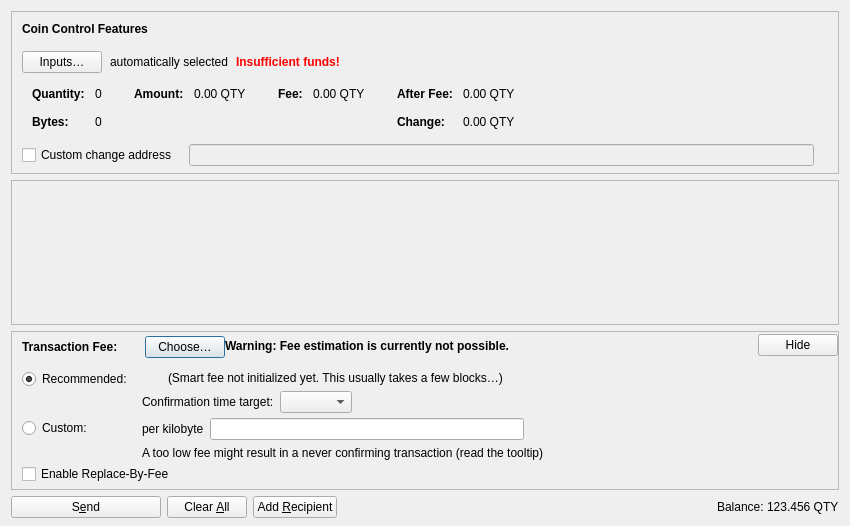
<?xml version="1.0" encoding="UTF-8"?>
<ui version="4.0">
 <class>SendCoinsDialog</class>
 <widget class="QDialog" name="SendCoinsDialog">
  <property name="geometry">
   <rect>
    <x>0</x>
    <y>0</y>
    <width>850</width>
    <height>526</height>
   </rect>
  </property>
  <property name="windowTitle">
   <string>Send Coins</string>
  </property>
  <layout class="QVBoxLayout" name="verticalLayout" stretch="0,1,0,0">
   <property name="bottomMargin">
    <number>8</number>
   </property>
   <item>
    <widget class="QFrame" name="frameCoinControl">
     <property name="sizePolicy">
      <sizepolicy hsizetype="Expanding" vsizetype="Expanding">
       <horstretch>0</horstretch>
       <verstretch>0</verstretch>
      </sizepolicy>
     </property>
     <property name="maximumSize">
      <size>
       <width>16777215</width>
       <height>16777215</height>
      </size>
     </property>
     <property name="frameShape">
      <enum>QFrame::StyledPanel</enum>
     </property>
     <property name="frameShadow">
      <enum>QFrame::Sunken</enum>
     </property>
     <layout class="QVBoxLayout" name="verticalLayoutCoinControl2">
      <property name="spacing">
       <number>0</number>
      </property>
      <property name="leftMargin">
       <number>0</number>
      </property>
      <property name="topMargin">
       <number>0</number>
      </property>
      <property name="rightMargin">
       <number>0</number>
      </property>
      <property name="bottomMargin">
       <number>6</number>
      </property>
      <item>
       <layout class="QVBoxLayout" name="verticalLayoutCoinControl" stretch="0,0,0,0,1">
        <property name="spacing">
         <number>0</number>
        </property>
        <property name="leftMargin">
         <number>10</number>
        </property>
        <property name="topMargin">
         <number>10</number>
        </property>
        <item>
         <layout class="QHBoxLayout" name="horizontalLayoutCoinControl1">
          <property name="bottomMargin">
           <number>15</number>
          </property>
          <item>
           <widget class="QLabel" name="labelCoinControlFeatures">
            <property name="sizePolicy">
             <sizepolicy hsizetype="Preferred" vsizetype="Maximum">
              <horstretch>0</horstretch>
              <verstretch>0</verstretch>
             </sizepolicy>
            </property>
            <property name="font">
             <font>
              <weight>75</weight>
              <bold>true</bold>
             </font>
            </property>
            <property name="styleSheet">
             <string notr="true">font-weight:bold;</string>
            </property>
            <property name="text">
             <string>Coin Control Features</string>
            </property>
           </widget>
          </item>
         </layout>
        </item>
        <item>
         <layout class="QHBoxLayout" name="horizontalLayoutCoinControl2" stretch="0,0,0,0">
          <property name="spacing">
           <number>8</number>
          </property>
          <property name="bottomMargin">
           <number>10</number>
          </property>
          <item>
           <widget class="QPushButton" name="pushButtonCoinControl">
            <property name="styleSheet">
             <string notr="true"/>
            </property>
            <property name="text">
             <string>Inputs…</string>
            </property>
            <property name="autoDefault">
             <bool>false</bool>
            </property>
           </widget>
          </item>
          <item>
           <widget class="QLabel" name="labelCoinControlAutomaticallySelected">
            <property name="text">
             <string>automatically selected</string>
            </property>
            <property name="margin">
             <number>5</number>
            </property>
           </widget>
          </item>
          <item>
           <widget class="QLabel" name="labelCoinControlInsuffFunds">
            <property name="font">
             <font>
              <weight>75</weight>
              <bold>true</bold>
             </font>
            </property>
            <property name="styleSheet">
             <string notr="true">color:red;font-weight:bold;</string>
            </property>
            <property name="text">
             <string>Insufficient funds!</string>
            </property>
            <property name="margin">
             <number>5</number>
            </property>
           </widget>
          </item>
          <item>
           <spacer name="horizontalSpacerCoinControl">
            <property name="orientation">
             <enum>Qt::Horizontal</enum>
            </property>
            <property name="sizeHint" stdset="0">
             <size>
              <width>40</width>
              <height>1</height>
             </size>
            </property>
           </spacer>
          </item>
         </layout>
        </item>
        <item>
         <widget class="QWidget" name="widgetCoinControl" native="true">
          <property name="sizePolicy">
           <sizepolicy hsizetype="Preferred" vsizetype="Preferred">
            <horstretch>0</horstretch>
            <verstretch>0</verstretch>
           </sizepolicy>
          </property>
          <property name="minimumSize">
           <size>
            <width>0</width>
            <height>0</height>
           </size>
          </property>
          <property name="styleSheet">
           <string notr="true"/>
          </property>
          <layout class="QHBoxLayout" name="horizontalLayoutCoinControl5">
           <property name="leftMargin">
            <number>0</number>
           </property>
           <property name="topMargin">
            <number>0</number>
           </property>
           <property name="rightMargin">
            <number>0</number>
           </property>
           <property name="bottomMargin">
            <number>0</number>
           </property>
           <item>
            <layout class="QHBoxLayout" name="horizontalLayoutCoinControl3" stretch="0,0,0,1">
             <property name="spacing">
              <number>20</number>
             </property>
             <property name="topMargin">
              <number>0</number>
             </property>
             <property name="bottomMargin">
              <number>10</number>
             </property>
             <item>
              <layout class="QFormLayout" name="formLayoutCoinControl1">
               <property name="labelAlignment">
                <set>Qt::AlignLeft|Qt::AlignVCenter</set>
               </property>
               <property name="horizontalSpacing">
                <number>10</number>
               </property>
               <property name="verticalSpacing">
                <number>14</number>
               </property>
               <property name="leftMargin">
                <number>10</number>
               </property>
               <property name="topMargin">
                <number>4</number>
               </property>
               <property name="rightMargin">
                <number>6</number>
               </property>
               <item row="0" column="0">
                <widget class="QLabel" name="labelCoinControlQuantityText">
                 <property name="font">
                  <font>
                   <weight>75</weight>
                   <bold>true</bold>
                  </font>
                 </property>
                 <property name="text">
                  <string>Quantity:</string>
                 </property>
                 <property name="margin">
                  <number>0</number>
                 </property>
                </widget>
               </item>
               <item row="0" column="1">
                <widget class="QLabel" name="labelCoinControlQuantity">
                 <property name="cursor">
                  <cursorShape>IBeamCursor</cursorShape>
                 </property>
                 <property name="contextMenuPolicy">
                  <enum>Qt::ActionsContextMenu</enum>
                 </property>
                 <property name="text">
                  <string notr="true">0</string>
                 </property>
                 <property name="margin">
                  <number>0</number>
                 </property>
                 <property name="textInteractionFlags">
                  <set>Qt::LinksAccessibleByMouse|Qt::TextSelectableByKeyboard|Qt::TextSelectableByMouse</set>
                 </property>
                </widget>
               </item>
               <item row="1" column="0">
                <widget class="QLabel" name="labelCoinControlBytesText">
                 <property name="font">
                  <font>
                   <weight>75</weight>
                   <bold>true</bold>
                  </font>
                 </property>
                 <property name="text">
                  <string>Bytes:</string>
                 </property>
                </widget>
               </item>
               <item row="1" column="1">
                <widget class="QLabel" name="labelCoinControlBytes">
                 <property name="cursor">
                  <cursorShape>IBeamCursor</cursorShape>
                 </property>
                 <property name="contextMenuPolicy">
                  <enum>Qt::ActionsContextMenu</enum>
                 </property>
                 <property name="text">
                  <string notr="true">0</string>
                 </property>
                 <property name="textInteractionFlags">
                  <set>Qt::LinksAccessibleByMouse|Qt::TextSelectableByKeyboard|Qt::TextSelectableByMouse</set>
                 </property>
                </widget>
               </item>
              </layout>
             </item>
             <item>
              <layout class="QFormLayout" name="formLayoutCoinControl2">
               <property name="horizontalSpacing">
                <number>10</number>
               </property>
               <property name="verticalSpacing">
                <number>14</number>
               </property>
               <property name="leftMargin">
                <number>6</number>
               </property>
               <property name="topMargin">
                <number>4</number>
               </property>
               <property name="rightMargin">
                <number>6</number>
               </property>
               <item row="0" column="0">
                <widget class="QLabel" name="labelCoinControlAmountText">
                 <property name="font">
                  <font>
                   <weight>75</weight>
                   <bold>true</bold>
                  </font>
                 </property>
                 <property name="text">
                  <string>Amount:</string>
                 </property>
                 <property name="margin">
                  <number>0</number>
                 </property>
                </widget>
               </item>
               <item row="0" column="1">
                <widget class="QLabel" name="labelCoinControlAmount">
                 <property name="cursor">
                  <cursorShape>IBeamCursor</cursorShape>
                 </property>
                 <property name="contextMenuPolicy">
                  <enum>Qt::ActionsContextMenu</enum>
                 </property>
                 <property name="text">
                  <string notr="true">0.00 QTY</string>
                 </property>
                 <property name="textInteractionFlags">
                  <set>Qt::LinksAccessibleByMouse|Qt::TextSelectableByKeyboard|Qt::TextSelectableByMouse</set>
                 </property>
                </widget>
               </item>
              </layout>
             </item>
             <item>
              <layout class="QFormLayout" name="formLayoutCoinControl3">
               <property name="horizontalSpacing">
                <number>10</number>
               </property>
               <property name="verticalSpacing">
                <number>14</number>
               </property>
               <property name="leftMargin">
                <number>6</number>
               </property>
               <property name="topMargin">
                <number>4</number>
               </property>
               <property name="rightMargin">
                <number>6</number>
               </property>
               <item row="0" column="0">
                <widget class="QLabel" name="labelCoinControlFeeText">
                 <property name="font">
                  <font>
                   <weight>75</weight>
                   <bold>true</bold>
                  </font>
                 </property>
                 <property name="text">
                  <string>Fee:</string>
                 </property>
                 <property name="margin">
                  <number>0</number>
                 </property>
                </widget>
               </item>
               <item row="0" column="1">
                <widget class="QLabel" name="labelCoinControlFee">
                 <property name="cursor">
                  <cursorShape>IBeamCursor</cursorShape>
                 </property>
                 <property name="contextMenuPolicy">
                  <enum>Qt::ActionsContextMenu</enum>
                 </property>
                 <property name="text">
                  <string notr="true">0.00 QTY</string>
                 </property>
                 <property name="textInteractionFlags">
                  <set>Qt::LinksAccessibleByMouse|Qt::TextSelectableByKeyboard|Qt::TextSelectableByMouse</set>
                 </property>
                </widget>
               </item>
              </layout>
             </item>
             <item>
              <layout class="QFormLayout" name="formLayoutCoinControl4">
               <property name="labelAlignment">
                <set>Qt::AlignLeft|Qt::AlignVCenter</set>
               </property>
               <property name="horizontalSpacing">
                <number>10</number>
               </property>
               <property name="verticalSpacing">
                <number>14</number>
               </property>
               <property name="leftMargin">
                <number>6</number>
               </property>
               <property name="topMargin">
                <number>4</number>
               </property>
               <property name="rightMargin">
                <number>6</number>
               </property>
               <item row="0" column="0">
                <widget class="QLabel" name="labelCoinControlAfterFeeText">
                 <property name="font">
                  <font>
                   <weight>75</weight>
                   <bold>true</bold>
                  </font>
                 </property>
                 <property name="text">
                  <string>After Fee:</string>
                 </property>
                 <property name="margin">
                  <number>0</number>
                 </property>
                </widget>
               </item>
               <item row="0" column="1">
                <widget class="QLabel" name="labelCoinControlAfterFee">
                 <property name="cursor">
                  <cursorShape>IBeamCursor</cursorShape>
                 </property>
                 <property name="contextMenuPolicy">
                  <enum>Qt::ActionsContextMenu</enum>
                 </property>
                 <property name="text">
                  <string notr="true">0.00 QTY</string>
                 </property>
                 <property name="textInteractionFlags">
                  <set>Qt::LinksAccessibleByMouse|Qt::TextSelectableByKeyboard|Qt::TextSelectableByMouse</set>
                 </property>
                </widget>
               </item>
               <item row="1" column="0">
                <widget class="QLabel" name="labelCoinControlChangeText">
                 <property name="font">
                  <font>
                   <weight>75</weight>
                   <bold>true</bold>
                  </font>
                 </property>
                 <property name="text">
                  <string>Change:</string>
                 </property>
                </widget>
               </item>
               <item row="1" column="1">
                <widget class="QLabel" name="labelCoinControlChange">
                 <property name="cursor">
                  <cursorShape>IBeamCursor</cursorShape>
                 </property>
                 <property name="contextMenuPolicy">
                  <enum>Qt::ActionsContextMenu</enum>
                 </property>
                 <property name="text">
                  <string notr="true">0.00 QTY</string>
                 </property>
                 <property name="textInteractionFlags">
                  <set>Qt::LinksAccessibleByMouse|Qt::TextSelectableByKeyboard|Qt::TextSelectableByMouse</set>
                 </property>
                </widget>
               </item>
              </layout>
             </item>
            </layout>
           </item>
          </layout>
         </widget>
        </item>
        <item>
         <layout class="QHBoxLayout" name="horizontalLayoutCoinControl4" stretch="0,0,0">
          <property name="spacing">
           <number>12</number>
          </property>
          <property name="sizeConstraint">
           <enum>QLayout::SetDefaultConstraint</enum>
          </property>
          <property name="topMargin">
           <number>5</number>
          </property>
          <property name="rightMargin">
           <number>5</number>
          </property>
          <item>
           <widget class="QCheckBox" name="checkBoxCoinControlChange">
            <property name="toolTip">
             <string>If this is activated, but the change address is empty or invalid, change will be sent to a newly generated address.</string>
            </property>
            <property name="text">
             <string>Custom change address</string>
            </property>
           </widget>
          </item>
          <item>
           <widget class="QValidatedLineEdit" name="lineEditCoinControlChange">
            <property name="enabled">
             <bool>false</bool>
            </property>
            <property name="sizePolicy">
             <sizepolicy hsizetype="Expanding" vsizetype="Fixed">
              <horstretch>0</horstretch>
              <verstretch>0</verstretch>
             </sizepolicy>
            </property>
           </widget>
          </item>
          <item>
           <widget class="QLabel" name="labelCoinControlChangeLabel">
            <property name="sizePolicy">
             <sizepolicy hsizetype="Preferred" vsizetype="Expanding">
              <horstretch>0</horstretch>
              <verstretch>0</verstretch>
             </sizepolicy>
            </property>
            <property name="minimumSize">
             <size>
              <width>0</width>
              <height>0</height>
             </size>
            </property>
            <property name="text">
             <string/>
            </property>
            <property name="margin">
             <number>3</number>
            </property>
           </widget>
          </item>
         </layout>
        </item>
        <item>
         <spacer name="verticalSpacerCoinControl">
          <property name="orientation">
           <enum>Qt::Vertical</enum>
          </property>
          <property name="sizeHint" stdset="0">
           <size>
            <width>800</width>
            <height>1</height>
           </size>
          </property>
         </spacer>
        </item>
       </layout>
      </item>
     </layout>
    </widget>
   </item>
   <item>
    <widget class="QScrollArea" name="scrollArea">
     <property name="widgetResizable">
      <bool>true</bool>
     </property>
     <widget class="QWidget" name="scrollAreaWidgetContents">
      <property name="geometry">
       <rect>
        <x>0</x>
        <y>0</y>
        <width>830</width>
        <height>104</height>
       </rect>
      </property>
      <layout class="QVBoxLayout" name="verticalLayout_2" stretch="0,1">
       <property name="leftMargin">
        <number>0</number>
       </property>
       <property name="topMargin">
        <number>0</number>
       </property>
       <property name="rightMargin">
        <number>0</number>
       </property>
       <property name="bottomMargin">
        <number>0</number>
       </property>
       <item>
        <layout class="QVBoxLayout" name="entries">
         <property name="spacing">
          <number>6</number>
         </property>
        </layout>
       </item>
       <item>
        <spacer name="verticalSpacer">
         <property name="orientation">
          <enum>Qt::Vertical</enum>
         </property>
         <property name="sizeHint" stdset="0">
          <size>
           <width>20</width>
           <height>40</height>
          </size>
         </property>
        </spacer>
       </item>
      </layout>
     </widget>
    </widget>
   </item>
   <item>
    <widget class="QFrame" name="frameFee">
     <property name="sizePolicy">
      <sizepolicy hsizetype="Expanding" vsizetype="Expanding">
       <horstretch>0</horstretch>
       <verstretch>0</verstretch>
      </sizepolicy>
     </property>
     <property name="maximumSize">
      <size>
       <width>16777215</width>
       <height>16777215</height>
      </size>
     </property>
     <property name="frameShape">
      <enum>QFrame::StyledPanel</enum>
     </property>
     <property name="frameShadow">
      <enum>QFrame::Sunken</enum>
     </property>
     <layout class="QVBoxLayout" name="verticalLayoutFee1">
      <property name="spacing">
       <number>0</number>
      </property>
      <property name="leftMargin">
       <number>0</number>
      </property>
      <property name="topMargin">
       <number>0</number>
      </property>
      <property name="rightMargin">
       <number>0</number>
      </property>
      <property name="bottomMargin">
       <number>0</number>
      </property>
      <item>
       <layout class="QVBoxLayout" name="verticalLayoutFee2" stretch="0,0,0">
        <property name="spacing">
         <number>0</number>
        </property>
        <property name="leftMargin">
         <number>10</number>
        </property>
        <property name="topMargin">
         <number>0</number>
        </property>
        <item>
         <layout class="QHBoxLayout" name="horizontalLayoutFee1">
          <property name="bottomMargin">
           <number>0</number>
          </property>
          <item>
           <layout class="QVBoxLayout" name="verticalLayoutFee7">
            <property name="spacing">
             <number>0</number>
            </property>
            <item>
             <spacer name="verticalSpacerSmartFee">
              <property name="orientation">
               <enum>Qt::Vertical</enum>
              </property>
              <property name="sizeType">
               <enum>QSizePolicy::Fixed</enum>
              </property>
              <property name="sizeHint" stdset="0">
               <size>
                <width>1</width>
                <height>4</height>
               </size>
              </property>
             </spacer>
            </item>
            <item>
             <layout class="QHBoxLayout" name="horizontalLayoutSmartFee">
              <property name="spacing">
               <number>10</number>
              </property>
              <item>
               <widget class="QLabel" name="labelFeeHeadline">
                <property name="sizePolicy">
                 <sizepolicy hsizetype="Preferred" vsizetype="Maximum">
                  <horstretch>0</horstretch>
                  <verstretch>0</verstretch>
                 </sizepolicy>
                </property>
                <property name="font">
                 <font>
                  <weight>75</weight>
                  <bold>true</bold>
                 </font>
                </property>
                <property name="styleSheet">
                 <string notr="true">font-weight:bold;</string>
                </property>
                <property name="text">
                 <string>Transaction Fee:</string>
                </property>
               </widget>
              </item>
              <item>
               <widget class="QLabel" name="labelFeeMinimized">
                <property name="text">
                 <string/>
                </property>
               </widget>
              </item>
              <item>
               <widget class="QPushButton" name="buttonChooseFee">
                <property name="text">
                 <string>Choose…</string>
                </property>
               </widget>
              </item>
             </layout>
            </item>
            <item>
             <spacer name="verticalSpacer_5">
              <property name="orientation">
               <enum>Qt::Vertical</enum>
              </property>
              <property name="sizeHint" stdset="0">
               <size>
                <width>1</width>
                <height>1</height>
               </size>
              </property>
             </spacer>
            </item>
           </layout>
          </item>
          <item>
           <widget class="QLabel" name="fallbackFeeWarningLabel">
            <property name="toolTip">
             <string>Using the fallbackfee can result in sending a transaction that will take several hours or days (or never) to confirm. Consider choosing your fee manually or wait until you have validated the complete chain.</string>
            </property>
            <property name="font">
            <font>
                <weight>75</weight>
                <bold>true</bold>
            </font>
            </property>
            <property name="text">
             <string>Warning: Fee estimation is currently not possible.</string>
            </property>
            <property name="wordWrap">
             <bool>false</bool>
            </property>
           </widget>
          </item>
          <item>
           <spacer name="horizontalSpacer_4">
            <property name="orientation">
             <enum>Qt::Horizontal</enum>
            </property>
            <property name="sizeType">
             <enum>QSizePolicy::MinimumExpanding</enum>
            </property>
            <property name="sizeHint" stdset="0">
             <size>
              <width>40</width>
              <height>20</height>
             </size>
            </property>
           </spacer>
          </item>
          <item>
           <widget class="QPushButton" name="buttonMinimizeFee">
            <property name="toolTip">
             <string>Hide transaction fee settings</string>
            </property>
            <property name="text">
             <string>Hide</string>
            </property>
           </widget>
          </item>
         </layout>
        </item>
        <item>
         <widget class="QFrame" name="frameFeeSelection">
          <layout class="QVBoxLayout" name="verticalLayoutFee12">
           <property name="spacing">
            <number>0</number>
           </property>
           <property name="leftMargin">
            <number>0</number>
           </property>
           <property name="topMargin">
            <number>0</number>
           </property>
           <property name="rightMargin">
            <number>0</number>
           </property>
           <property name="bottomMargin">
            <number>0</number>
           </property>
           <item>
            <layout class="QGridLayout" name="gridLayoutFee">
             <property name="topMargin">
              <number>10</number>
             </property>
             <property name="bottomMargin">
              <number>4</number>
             </property>
             <property name="horizontalSpacing">
              <number>10</number>
             </property>
             <property name="verticalSpacing">
              <number>4</number>
             </property>
             <item row="1" column="1">
              <layout class="QVBoxLayout" name="verticalLayoutFee8">
               <property name="spacing">
                <number>6</number>
               </property>
               <item>
                <layout class="QHBoxLayout" name="horizontalLayoutFee13">
                 <item>
                  <widget class="QLabel" name="labelCustomPerKilobyte">
                   <property name="toolTip">
                    <string>Specify a custom fee per kB (1,000 bytes) of the transaction's virtual size.

Note:  Since the fee is calculated on a per-byte basis, a fee rate of "100 satoshis per kvB" for a transaction size of 500 virtual bytes (half of 1 kvB) would ultimately yield a fee of only 50 satoshis.</string>
                   </property>
                   <property name="text">
                    <string>per kilobyte</string>
                   </property>
                  </widget>
                 </item>
                 <item>
                  <widget class="QTYAmountField" name="customFee"/>
                 </item>
                 <item>
                  <spacer name="horizontalSpacer_6">
                   <property name="orientation">
                    <enum>Qt::Horizontal</enum>
                   </property>
                   <property name="sizeHint" stdset="0">
                    <size>
                     <width>1</width>
                     <height>1</height>
                    </size>
                   </property>
                  </spacer>
                 </item>
                </layout>
               </item>
               <item>
                <layout class="QHBoxLayout" name="horizontalLayoutFee8">
                 <item>
                  <widget class="QLabel" name="labelCustomFeeWarning">
                   <property name="enabled">
                    <bool>true</bool>
                   </property>
                   <property name="toolTip">
                    <string>When there is less transaction volume than space in the blocks, miners as well as relaying nodes may enforce a minimum fee. Paying only this minimum fee is just fine, but be aware that this can result in a never confirming transaction once there is more demand for qty transactions than the network can process.</string>
                   </property>
                   <property name="text">
                    <string>A too low fee might result in a never confirming transaction (read the tooltip)</string>
                   </property>
                  </widget>
                 </item>
                 <item>
                  <spacer name="horizontalSpacer_2">
                   <property name="orientation">
                    <enum>Qt::Horizontal</enum>
                   </property>
                   <property name="sizeHint" stdset="0">
                    <size>
                     <width>1</width>
                     <height>1</height>
                    </size>
                   </property>
                  </spacer>
                 </item>
                </layout>
               </item>
              </layout>
             </item>
             <item row="0" column="0">
              <layout class="QVBoxLayout" name="verticalLayoutFee4" stretch="0,1">
               <item>
                <widget class="QRadioButton" name="radioSmartFee">
                 <property name="text">
                  <string>Recommended:</string>
                 </property>
                 <property name="checked">
                  <bool>true</bool>
                 </property>
                 <attribute name="buttonGroup">
                  <string notr="true">groupFee</string>
                 </attribute>
                </widget>
               </item>
               <item>
                <spacer name="verticalSpacer_2">
                 <property name="orientation">
                  <enum>Qt::Vertical</enum>
                 </property>
                 <property name="sizeHint" stdset="0">
                  <size>
                   <width>1</width>
                   <height>1</height>
                  </size>
                 </property>
                </spacer>
               </item>
              </layout>
             </item>
             <item row="1" column="0">
              <layout class="QVBoxLayout" name="verticalLayoutFee9" stretch="0,1">
               <item>
                <widget class="QRadioButton" name="radioCustomFee">
                 <property name="text">
                  <string>Custom:</string>
                 </property>
                 <attribute name="buttonGroup">
                  <string notr="true">groupFee</string>
                 </attribute>
                </widget>
               </item>
               <item>
                <spacer name="verticalSpacer_6">
                 <property name="orientation">
                  <enum>Qt::Vertical</enum>
                 </property>
                 <property name="sizeHint" stdset="0">
                  <size>
                   <width>1</width>
                   <height>1</height>
                  </size>
                 </property>
                </spacer>
               </item>
              </layout>
             </item>
             <item row="0" column="1">
              <layout class="QVBoxLayout" name="verticalLayoutFee3" stretch="0,0,1">
               <property name="spacing">
                <number>6</number>
               </property>
               <property name="topMargin">
                <number>2</number>
               </property>
               <item>
                <layout class="QHBoxLayout" name="horizontalLayoutFee12">
                 <item>
                  <widget class="QLabel" name="labelSmartFee">
                   <property name="text">
                    <string/>
                   </property>
                  </widget>
                 </item>
                 <item>
                  <widget class="QLabel" name="labelFeeEstimation">
                   <property name="text">
                    <string/>
                   </property>
                  </widget>
                 </item>
                 <item>
                  <widget class="QLabel" name="labelSmartFee2">
                   <property name="text">
                    <string>(Smart fee not initialized yet. This usually takes a few blocks…)</string>
                   </property>
                  </widget>
                 </item>
                 <item>
                  <spacer name="horizontalSpacer_5">
                   <property name="orientation">
                    <enum>Qt::Horizontal</enum>
                   </property>
                   <property name="sizeHint" stdset="0">
                    <size>
                     <width>1</width>
                     <height>1</height>
                    </size>
                   </property>
                  </spacer>
                 </item>
                </layout>
               </item>
               <item>
                <layout class="QHBoxLayout" name="horizontalLayoutFee9">
                 <item>
                  <layout class="QVBoxLayout" name="verticalLayoutFee6">
                   <item>
                    <widget class="QLabel" name="labelSmartFee3">
                     <property name="text">
                      <string>Confirmation time target:</string>
                     </property>
                    </widget>
                   </item>
                  </layout>
                 </item>
                 <item>
                  <layout class="QVBoxLayout" name="verticalLayoutFee5">
                   <property name="rightMargin">
                    <number>30</number>
                   </property>
                   <item>
                    <layout class="QHBoxLayout" name="horizontalLayoutConfTarget">
                     <property name="bottomMargin">
                      <number>0</number>
                     </property>
                     <item>
                      <widget class="QComboBox" name="confTargetSelector"/>
                     </item>
                     <item>
                      <spacer name="horizontalSpacerConfTarget">
                       <property name="orientation">
                        <enum>Qt::Horizontal</enum>
                       </property>
                       <property name="sizeHint" stdset="0">
                        <size>
                         <width>40</width>
                         <height>20</height>
                        </size>
                       </property>
                      </spacer>
                     </item>
                    </layout>
                   </item>
                  </layout>
                 </item>
                </layout>
               </item>
               <item>
                <spacer name="verticalSpacer_4">
                 <property name="orientation">
                  <enum>Qt::Vertical</enum>
                 </property>
                 <property name="sizeHint" stdset="0">
                  <size>
                   <width>1</width>
                   <height>1</height>
                  </size>
                 </property>
                </spacer>
               </item>
              </layout>
             </item>
            </layout>
           </item>
           <item>
            <widget class="QCheckBox" name="optInRBF">
             <property name="text">
              <string>Enable Replace-By-Fee</string>
             </property>
             <property name="toolTip">
              <string>With Replace-By-Fee (BIP-125) you can increase a transaction's fee after it is sent. Without this, a higher fee may be recommended to compensate for increased transaction delay risk.</string>
             </property>
            </widget>
           </item>
          </layout>
         </widget>
        </item>
        <item>
         <spacer name="verticalSpacerFee">
          <property name="orientation">
           <enum>Qt::Vertical</enum>
          </property>
          <property name="sizeHint" stdset="0">
           <size>
            <width>40</width>
            <height>5</height>
           </size>
          </property>
         </spacer>
        </item>
       </layout>
      </item>
     </layout>
    </widget>
   </item>
   <item>
    <layout class="QHBoxLayout" name="horizontalLayout">
     <item>
      <widget class="QPushButton" name="sendButton">
       <property name="minimumSize">
        <size>
         <width>150</width>
         <height>0</height>
        </size>
       </property>
       <property name="toolTip">
        <string>Confirm the send action</string>
       </property>
       <property name="text">
        <string>S&amp;end</string>
       </property>
       <property name="icon">
        <iconset resource="../qty.qrc">
         <normaloff>:/icons/send</normaloff>:/icons/send</iconset>
       </property>
       <property name="autoDefault">
        <bool>false</bool>
       </property>
       <property name="default">
        <bool>false</bool>
       </property>
      </widget>
     </item>
     <item>
      <widget class="QPushButton" name="clearButton">
       <property name="sizePolicy">
        <sizepolicy hsizetype="Minimum" vsizetype="Fixed">
         <horstretch>0</horstretch>
         <verstretch>0</verstretch>
        </sizepolicy>
       </property>
       <property name="toolTip">
        <string>Clear all fields of the form.</string>
       </property>
       <property name="text">
        <string>Clear &amp;All</string>
       </property>
       <property name="icon">
        <iconset resource="../qty.qrc">
         <normaloff>:/icons/remove</normaloff>:/icons/remove</iconset>
       </property>
       <property name="autoDefault">
        <bool>false</bool>
       </property>
      </widget>
     </item>
     <item>
      <widget class="QPushButton" name="addButton">
       <property name="toolTip">
        <string>Send to multiple recipients at once</string>
       </property>
       <property name="text">
        <string>Add &amp;Recipient</string>
       </property>
       <property name="icon">
        <iconset resource="../qty.qrc">
         <normaloff>:/icons/add</normaloff>:/icons/add</iconset>
       </property>
       <property name="autoDefault">
        <bool>false</bool>
       </property>
      </widget>
     </item>
     <item>
      <spacer name="horizontalSpacer">
       <property name="orientation">
        <enum>Qt::Horizontal</enum>
       </property>
       <property name="sizeHint" stdset="0">
        <size>
         <width>40</width>
         <height>20</height>
        </size>
       </property>
      </spacer>
     </item>
     <item>
      <layout class="QHBoxLayout" name="horizontalLayout_2">
       <property name="spacing">
        <number>3</number>
       </property>
       <item>
        <widget class="QLabel" name="labelBalanceName">
         <property name="sizePolicy">
          <sizepolicy hsizetype="Preferred" vsizetype="Fixed">
           <horstretch>0</horstretch>
           <verstretch>0</verstretch>
          </sizepolicy>
         </property>
         <property name="text">
          <string>Balance:</string>
         </property>
        </widget>
       </item>
       <item>
        <widget class="QLabel" name="labelBalance">
         <property name="sizePolicy">
          <sizepolicy hsizetype="Preferred" vsizetype="Fixed">
           <horstretch>0</horstretch>
           <verstretch>0</verstretch>
          </sizepolicy>
         </property>
         <property name="cursor">
          <cursorShape>IBeamCursor</cursorShape>
         </property>
         <property name="text">
          <string notr="true">123.456 QTY</string>
         </property>
         <property name="textInteractionFlags">
          <set>Qt::LinksAccessibleByMouse|Qt::TextSelectableByKeyboard|Qt::TextSelectableByMouse</set>
         </property>
        </widget>
       </item>
      </layout>
     </item>
    </layout>
   </item>
  </layout>
 </widget>
 <customwidgets>
  <customwidget>
   <class>QValidatedLineEdit</class>
   <extends>QLineEdit</extends>
   <header>qt/qvalidatedlineedit.h</header>
  </customwidget>
  <customwidget>
   <class>QTYAmountField</class>
   <extends>QLineEdit</extends>
   <header>qt/qtyamountfield.h</header>
   <container>1</container>
  </customwidget>
 </customwidgets>
 <resources>
  <include location="../qty.qrc"/>
 </resources>
 <connections/>
 <buttongroups>
  <buttongroup name="groupFee"/>
 </buttongroups>
</ui>
